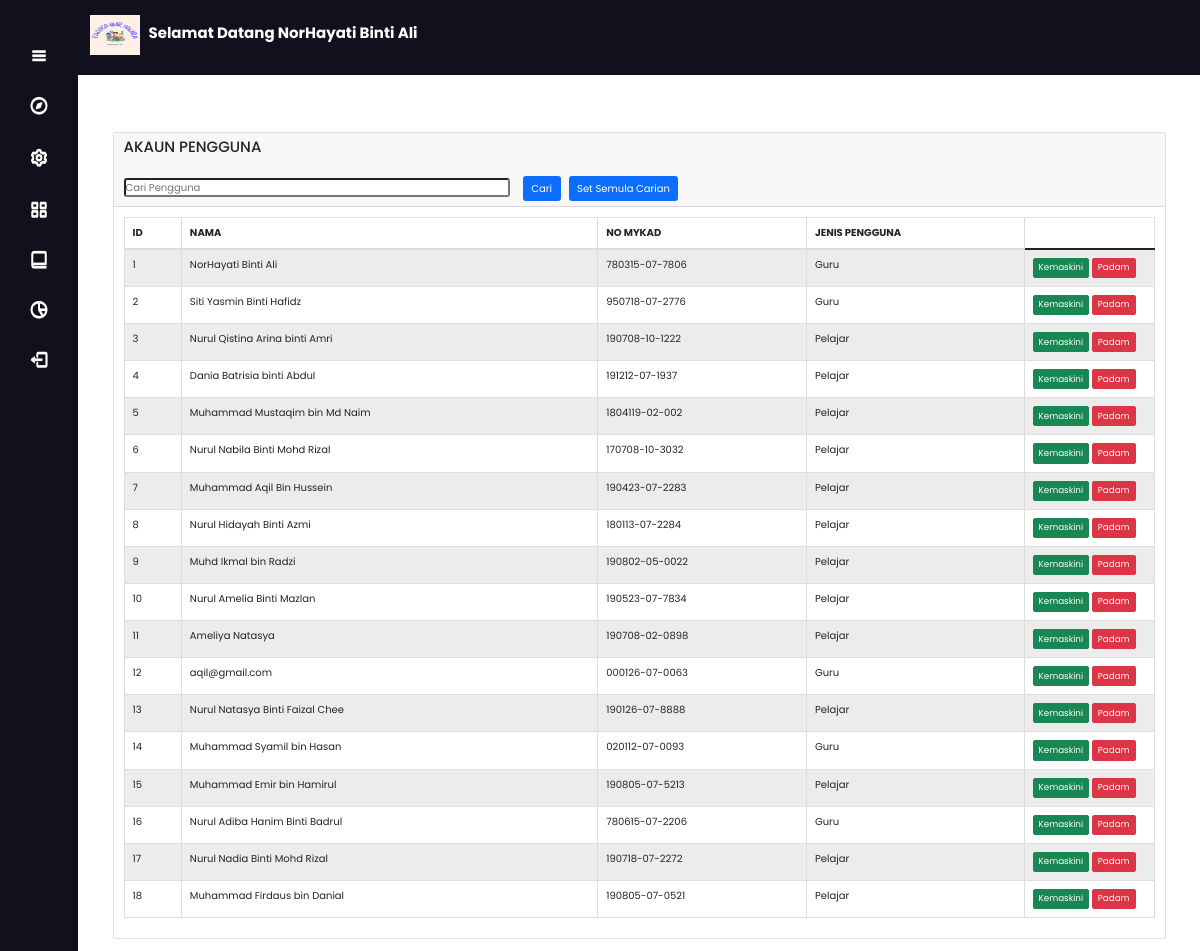
Screenshot of /view.php (signed in) with the database file from the repository.
### tables this page shows
CREATE TABLE `users` (
  `id` int(11) NOT NULL,
  `nama` varchar(255) NOT NULL,
  `noMyKad` varchar(14) NOT NULL,
  `phone` varchar(12) NOT NULL,
  `gender` varchar(12) NOT NULL,
  `email` varchar(255) NOT NULL,
  `password` varchar(255) NOT NULL,
  `user_type` varchar(20) NOT NULL
);

### view.php (the view, shortened to what this page needs)
<?php
require 'config.php';
if ($_SESSION['usertype'] == 'Guru') {
  include('sidebar.php');
} else {
}
?>
<!doctype html>
<html lang="en">
<head>
    <link href="https://cdn.jsdelivr.net/npm/bootstrap@5.1.3/dist/css/bootstrap.min.css" rel="stylesheet">
</head>
<body >
<nav>
  <label class="logo"> <img src="images/logo.png" width="50" height="40">&nbsp;&nbsp;&nbsp;
      <span class="text"> Selamat Datang <?= $_SESSION['nama']; ?> </span>
  </label>
</nav>
 <section class="home-section">
    <div class="home-content">
      <div class="container mt-5 ml-sm-20">
        <div class="row">
          <div class="col-md-12">
    <div class="container mt-4">
        <div class="row">
            <div class="col-md-12">
                <div class="card">
                    <div class="card-header">
                        <h4>AKAUN PENGGUNA</h4><br>
                        <form  action="" method="GET">
                         <input type="text" name="cariPengguna" placeholder="Cari Pengguna" size="40"  style="border-radius: 3px;">&nbsp;&nbsp;&nbsp;&nbsp;
                          <button type="submit" name="submit" class="btn btn-primary">Cari</button>&nbsp;&nbsp;
                           <button type="submit" name="submit" class="btn btn-primary"><a href="view.php" style="color: white; text-decoration: none;">Set Semula Carian</button>
                         </form>
                    </div>
                    <div class="card-body" style="" responsive true;>
                        <table class="table table-bordered table-striped" id="export">
                            <thead>
                                <tr>
                                    <th>ID</th>
                                    <th>NAMA</th>
                                    <th>NO MYKAD</th>
                                    <th>JENIS PENGGUNA</th>
                                </tr>
                            </thead>
                            <tbody>
                                <?php
                                    if (isset($_GET['cariPengguna']))
                                    {
                                        $filtervalues = $_GET['cariPengguna'];
                                        $query = "SELECT * FROM users WHERE nama = '$filtervalues'";
                                        $query_run = mysqli_query($conn,$query);
                                    }
                                    else
                                    {
                                        $query = "SELECT * FROM users";
                                        $query_run = mysqli_query($conn, $query);
                                    }
                                    if(mysqli_num_rows($query_run) > 0)
                                    {
                                        foreach($query_run as $usersRow)
                                        {
                                            ?>
                                            <tr>
                                                <td><?= $usersRow['id']; ?></td>
                                                <td><?= $usersRow['nama']; ?></td>
                                                <td><?= $usersRow['noMyKad']; ?></td>
                                                <td><?= $usersRow['user_type']; ?></td>
                                                <td width="130px">
                                                    <a href="update.php?id=<?= $usersRow['id']; ?>" class="btn btn-success btn-sm">Kemaskini</a>
                                                    <form action="delete.php" method="POST" class="d-inline"autocomplete="off"  onsubmit="return confirm('Anda mahu data ini dipadam?')" >
                                                        <button type="submit" name="delete_users" value="<?=$usersRow['id'];?>" class="btn btn-danger btn-sm">Padam</button>
                                                    </form>
                                                </td>
                                            </tr>
                                <?php
                                        }
                                    }
                                    else
                                    {
                                        echo "<h5> No Record Found </h5>";
                                    }
                                ?>
                            </tbody>
                        </table>
                    </div>
                </div>
            </div>
        </div>
    </div>
        </div>
        </div>
      </div>
    </div>
  </section>
</body>
</html>

### css/style.css (style rules this page uses)
* { margin: 0; padding: 0; box-sizing: border-box; font-family: 'Poppins', sans-serif; }
body { height: 100%; overflow: scroll; }
.home-section { position: relative; background: #FFFFFF; left: 330px; width: calc(100% - 260px); transition: all 0.5s ease; padding: 12px; }
.sidebar.close ~ .home-section { left: 78px; width: calc(100% - 78px); }
.home-content { display: flex; align-items: center; flex-wrap: wrap; }

### view.php (style rules this page uses)
nav { background-color: #11101d; height: 75px; width: 100%; line-height: 70px; }
label.logo { line-height: 90%; padding: 0 90px; }
.text { color: white; font-size: 15px; }

### rows the page displays
users: id "1", nama "NorHayati Binti Ali", noMyKad "780315-07-7806", user_type "Guru"
users: id "2", nama "Siti Yasmin Binti Hafidz", noMyKad "950718-07-2776", user_type "Guru"
users: id "3", nama "Nurul Qistina Arina binti Amri", noMyKad "190708-10-1222", user_type "Pelajar"
users: id "4", nama "Dania Batrisia binti Abdul", noMyKad "191212-07-1937", user_type "Pelajar"
users: id "5", nama "Muhammad Mustaqim bin Md Naim", noMyKad "1804119-02-002", user_type "Pelajar"
users: id "6", nama "Nurul Nabila Binti Mohd Rizal", noMyKad "170708-10-3032", user_type "Pelajar"
users: id "7", nama "Muhammad Aqil Bin Hussein", noMyKad "190423-07-2283", user_type "Pelajar"
users: id "8", nama "Nurul Hidayah Binti Azmi", noMyKad "180113-07-2284", user_type "Pelajar"
users: id "9", nama "Muhd Ikmal bin Radzi", noMyKad "190802-05-0022", user_type "Pelajar"
users: id "10", nama "Nurul Amelia Binti Mazlan", noMyKad "190523-07-7834", user_type "Pelajar"
users: id "11", nama "Ameliya Natasya", noMyKad "190708-02-0898", user_type "Pelajar"
users: id "12", nama "aqil@gmail.com", noMyKad "000126-07-0063", user_type "Guru"
users: id "13", nama "Nurul Natasya Binti Faizal Chee", noMyKad "190126-07-8888", user_type "Pelajar"
users: id "14", nama "Muhammad Syamil bin Hasan", noMyKad "020112-07-0093", user_type "Guru"
users: id "15", nama "Muhammad Emir bin Hamirul", noMyKad "190805-07-5213", user_type "Pelajar"
users: id "16", nama "Nurul Adiba Hanim Binti Badrul", noMyKad "780615-07-2206", user_type "Guru"
users: id "17", nama "Nurul Nadia Binti Mohd Rizal", noMyKad "190718-07-2272", user_type "Pelajar"
users: id "18", nama "Muhammad Firdaus bin Danial", noMyKad "190805-07-0521", user_type "Pelajar"

### other values shown
$_SESSION['nama'] "NorHayati Binti Ali"
